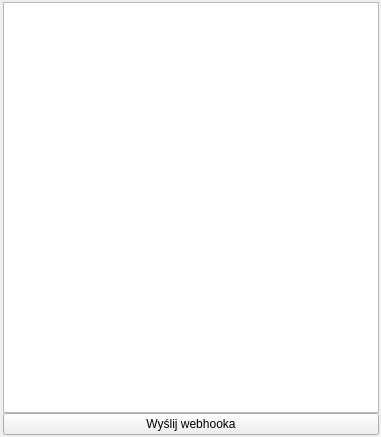
<?xml version="1.0" encoding="UTF-8"?>
<ui version="4.0">
 <class>ClassificationResultsTableView</class>
 <widget class="QWidget" name="ClassificationResultsTableView">
  <property name="geometry">
   <rect>
    <x>0</x>
    <y>0</y>
    <width>381</width>
    <height>437</height>
   </rect>
  </property>
  <property name="windowTitle">
   <string>Form</string>
  </property>
  <layout class="QVBoxLayout" name="verticalLayout">
   <property name="spacing">
    <number>0</number>
   </property>
   <property name="leftMargin">
    <number>3</number>
   </property>
   <property name="topMargin">
    <number>2</number>
   </property>
   <property name="rightMargin">
    <number>2</number>
   </property>
   <property name="bottomMargin">
    <number>2</number>
   </property>
   <item>
    <widget class="QTableView" name="tableView"/>
   </item>
   <item>
    <widget class="QPushButton" name="pushButton_webhook">
           <property name="visible"><bool>false</bool></property>
     <property name="text">
      <string>Wyślij webhooka</string>
     </property>
    </widget>
   </item>
  </layout>
 </widget>
 <resources/>
 <connections/>
</ui>
